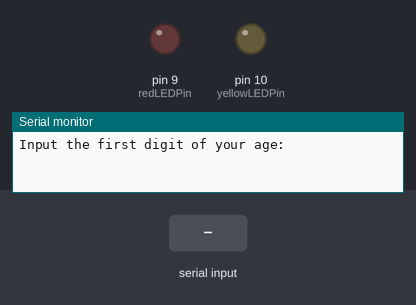
The sketch below on a simulated Arduino Uno, built with avr-gcc and run on an emulated ATmega328P. On the bench: output pins drawn as LEDs (lit = HIGH), the last lines printed to the serial monitor. Dashed ring = blinking. The inputs (shaded band) are chosen by the test bench.

Above: at 1.2 s.
1.3 s: "90,45\n" received over Serial
At 6.43 s:
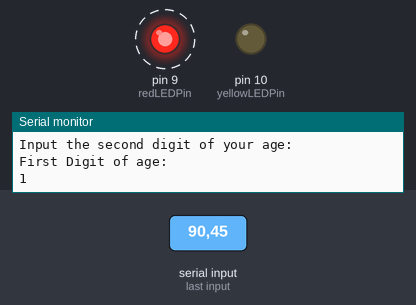
At 51.44 s:
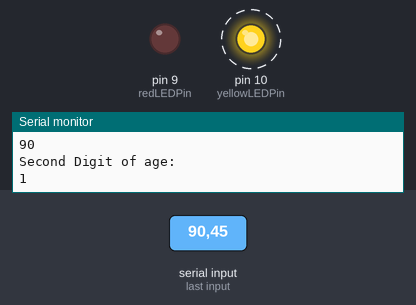
Timing chart, 0 to 53.3 s (numbered marks = the images above; inputs shaded):
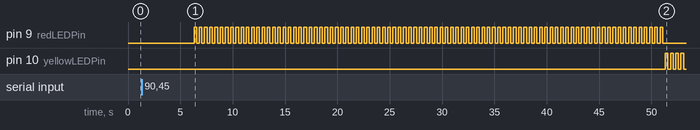

The sketch:

HW2LEDBIRTHDAY.ino
```cpp
int redLEDPin = 9; // Declare redLEDPin and set to pin 9
int yellowLEDPin = 10; // Declare yellowLEDPin and set to pin 10
int delaytime = 250; // Declare delaytime and set to 250
int first = 0;
int second = 0;

void setup() {
  Serial.begin(9600);
  pinMode(redLEDPin, OUTPUT);  // Tell Arduino that redLEDPin is an output pin
  pinMode(yellowLEDPin, OUTPUT);  // Tell Arduino that yellowLEDPin is an output pin
}

void loop() {
  Serial.println("Input the first digit of your age: "); // Prompt User for Input
  while (Serial.available() == 0) {
    // Wait for input
  }
  first = Serial.parseInt();


  Serial.println("Input the second digit of your age: "); // Prompt User for Input
  while (Serial.available() == 0) {
    // Wait for input
  }
  second = Serial.parseInt();
  delay(5000);

  Serial.println("First Digit of age: ");
  for (int i = 0; i < first; i++) { // Start our for loop
    Serial.println(i + 1);
    digitalWrite(redLEDPin, HIGH); // Turn red LED on
    delay(delaytime); // Leave on for delaytime
    digitalWrite(redLEDPin, LOW); // Turn red LED off
    delay(delaytime); // Leave off for delaytime
  }

  Serial.println("Second Digit of age: ");
  for (int i = 0; i < second; i++) { // Start our for loop
    Serial.println(i + 1);
    digitalWrite(yellowLEDPin, HIGH); // Turn yellow LED on
    delay(delaytime); // Leave on for delaytime
    digitalWrite(yellowLEDPin, LOW); // Turn yellow LED off
    delay(delaytime); // Leave off for delaytime
  }
}
```

Measured:
- after the input at 1.3 s, pin 9 (redLEDPin): alternates HIGH for 0.25 s and LOW for 0.25 s, 180 changes in all, then stays LOW, starting after 5.0 s; pin 10 (yellowLEDPin): alternates HIGH for 0.25 s and LOW for 0.25 s, starting after 50.0 s
